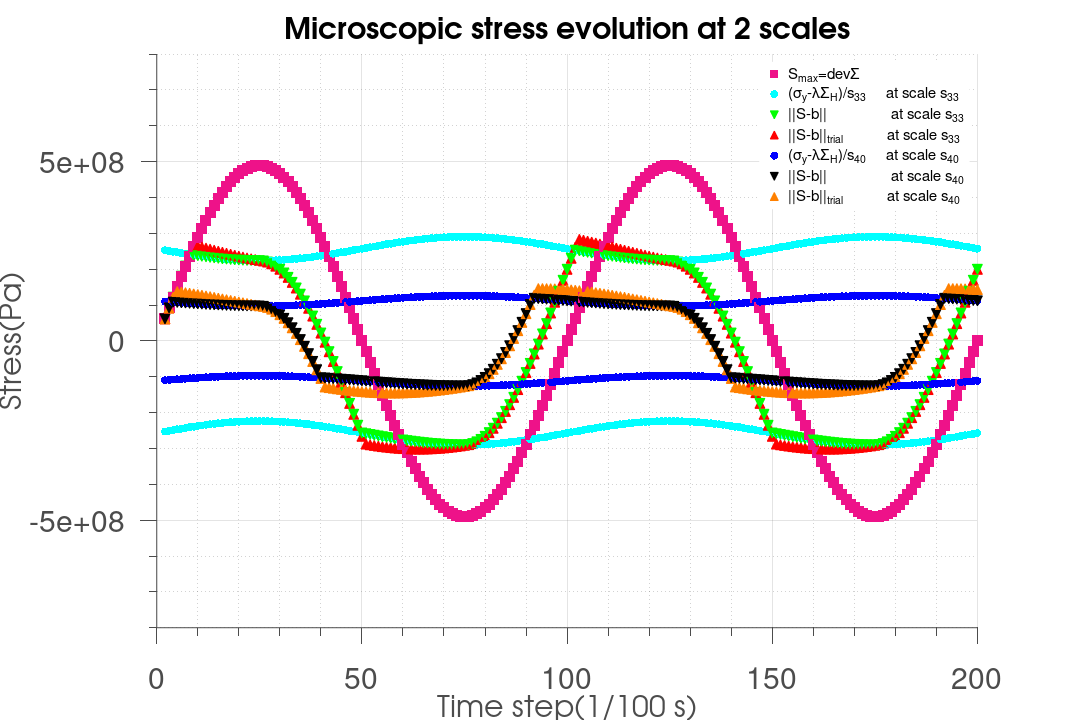

Recreate this plot in MATLAB. (Note: a time limit stopped this script after it produced the figure.)

% Program to get the Gauss-Legendre Quadrature results (Vectorized)
clear;clc;close all;

dbstop if error
format long e

[x]= [0.999305042	0.996340117	0.991013371	0.983336254	0.973326828	0.9610088	0.946411375	0.929569172	0.910522137...
    0.889315446	0.865999398	0.840629296	0.813265315	0.783972359	0.752819907	0.71988185	0.685236313	0.648965471...
    0.611155355	0.571895646	0.531279464	0.489403146	0.446366017	0.402270158	0.357220158	0.311322872	0.264687162...
    0.217423644	0.16964442	0.121462819	0.072993122	0.024350293	-0.024350293	-0.072993122	-0.121462819	-0.16964442...
    -0.217423644	-0.264687162	-0.311322872	-0.357220158	-0.402270158	-0.446366017	-0.489403146	-0.531279464...
    -0.571895646	-0.611155355	-0.648965471	-0.685236313	-0.71988185	-0.752819907	-0.783972359	-0.813265315...
    -0.840629296	-0.865999398	-0.889315446	-0.910522137	-0.929569172	-0.946411375	-0.9610088	-0.973326828...
    -0.983336254	-0.991013371	-0.996340117	-0.999305042];
[weight]=[0.001783281	0.004147033	0.006504458	0.00884676	0.011168139	0.013463048	0.01572603	0.017951716	0.020134823...
    0.022270174	0.024352703	0.02637747	0.028339673	0.030234657	0.032057928	0.033805162	0.035472213	0.037055129	0.038550153...
    0.039953741	0.041262563	0.042473515	0.043583725	0.044590558	0.045491628	0.046284797	0.046968183	0.047540166	0.047999389...
    0.048344762	0.048575467	0.048690957	0.048690957	0.048575467	0.048344762	0.047999389	0.047540166	0.046968183	0.046284797...
    0.045491628	0.044590558	0.043583725	0.042473515	0.041262563	0.039953741	0.038550153	0.037055129	0.035472213	0.033805162...
    0.032057928	0.030234657	0.028339673	0.02637747	0.024352703	0.022270174	0.020134823	0.017951716	0.01572603	0.013463048...
    0.011168139	0.00884676	0.006504458	0.004147033	0.001783281];
% [x]=xlsread('Gauss-Legendre Quadrature','Sheet1','b1:z1');
% [weight]=xlsread('Gauss-Legendre Quadrature','Sheet1','b2:z2');

E=191e9;               %Young's modulus
nu=0.38;                 %poisson's ratio
k=1e9;                  %hardening parameter
b=1.5;                      %weakening scales distribution exponent (between 1 and 2)
a=0.1;
y=1080e6;            %macroscopic yield stress
sigu=1200e6;             %ultimite stress
ff=690e6;              %bending fatigue limit
tt=428e6;                  %torsion fatigue limit

load=6e8;            %cyclic load
loadtensor= [load 0 0;0 0 0;0 0 0];
stepnumber=100;        %devide one cycle in 200 parts
f=50;                            %frequency of load
steptime=1/f/stepnumber;
W0=5e8;             %dissipated energy to failure per unit volume
lam=0.7;               %hydrostatic pressure sensitivity
% m=3e8;                   % mean stress
m=0;                   % mean stress
hydrofix=1/3*(sum(diag(loadtensor))); 
dev=loadtensor-hydrofix*eye(3); %mean stress does not change deviatoric stress!!!!!!!!


%---------------------3 Numerical method-----------------------------
D=1e-16;
n=1;       %initial recording point
%---------------------to get the the first Sb-----------------------------
stress11=m+load*sind(n*360/stepnumber);
hydro=1/3*sum(stress11(1)+0+0);
yield=y-lam*hydro; %macro yield strength considering mean stress effect
dev1=[stress11 0 0 ;0 0 0 ;0 0 0 ]-hydro*eye(3);
dev11=dev1(1,1); dev12=dev1(1,2); dev13=dev1(1,3);
dev21=dev1(2,1); dev22=dev1(2,2); dev23=dev1(2,3);
dev31=dev1(3,1); dev32=dev1(3,2); dev33=dev1(3,3);
Smax=norm(dev1,'fro');
s= (x/2+1/2).^(1/(1-b)); %1*64

trial11=dev11; trial12=dev12; trial13=dev13;
trial21=dev21; trial22=dev22; trial23=dev23;
trial31=dev31; trial32=dev32; trial33=dev33;

normtrial(1)=norm([trial11, trial12, trial13; trial21, trial22, trial23;trial31, trial32, trial33],'fro');

eta=bsxfun(@minus,bsxfun(@times,normtrial(1)/yield,s),1); %compare normtrial with yield/s
eta(eta<0)=0; %only keep normtrials which are larger than yield/s

Sb11=bsxfun(@rdivide,trial11,bsxfun(@plus,eta,1));Sb12=bsxfun(@rdivide,trial12,bsxfun(@plus,eta,1));Sb13=bsxfun(@rdivide,trial13,bsxfun(@plus,eta,1));
Sb21=bsxfun(@rdivide,trial21,bsxfun(@plus,eta,1));Sb22=bsxfun(@rdivide,trial22,bsxfun(@plus,eta,1));Sb23=bsxfun(@rdivide,trial23,bsxfun(@plus,eta,1));
Sb31=bsxfun(@rdivide,trial31,bsxfun(@plus,eta,1));Sb32=bsxfun(@rdivide,trial32,bsxfun(@plus,eta,1));Sb33=bsxfun(@rdivide,trial33,bsxfun(@plus,eta,1));
%1*64 for each Sb element
Sbtensor=[Sb11; Sb12; Sb13; Sb21; Sb22; Sb23;Sb31; Sb32; Sb33];
normSb=sqrt(sum(Sbtensor.^2)); %sum(a) sums all the colume

% existsOnGPU(normSb)
Ws=(bsxfun(@minus,normtrial,bsxfun(@rdivide, yield,s))<=0).*...
    (0)+...
    (bsxfun(@minus,normtrial,bsxfun(@rdivide, yield,s))>0).*...
    ((E-k)*(1+nu)*(2*E*(E+k*nu))^-1*bsxfun(@times,weight,bsxfun(@rdivide,bsxfun(@times,bsxfun(@minus,normtrial,bsxfun(@rdivide, yield,s)),yield),s)));

W= sum(Ws);
sequence=((Smax*yield^-1)*(1-Smax*yield^-1)^-1)^b;
sequence(sequence<0)=0;
alp=1-a*sequence;
D=D+D^alp*W/W0;
%%

tic;
while n<2*stepnumber
    stress11=m+load*sind(n*360/stepnumber);
    hydro=1/3*sum(stress11+0+0);
    
    dev1=[stress11 0 0 ;0 0 0 ;0 0 0 ]-hydro*eye(3);
    dev11=dev1(1,1); dev12=dev1(1,2); dev13=dev1(1,3);
    dev21=dev1(2,1); dev22=dev1(2,2); dev23=dev1(2,3);
    dev31=dev1(3,1); dev32=dev1(3,2); dev33=dev1(3,3);
    
    stress11=m+load*sind((n+1)*360/stepnumber);
    hydro=1/3*sum(stress11+0+0);
	yield=y-lam*hydro;
    devn=[stress11 0 0;0 0 0;0 0 0]-hydro*eye(3);
    dev11g=devn(1,1); dev12g=devn(1,2); dev13g=devn(1,3);
    dev21g=devn(2,1); dev22g=devn(2,2); dev23g=devn(2,3);
    dev31g=devn(3,1); dev32g=devn(3,2); dev33g=devn(3,3);
    Smax=norm(devn,'fro');
    
    trial11=bsxfun(@plus,Sb11,(dev11g-dev11)); trial12=bsxfun(@plus,Sb12,(dev12g-dev12));trial13=bsxfun(@plus,Sb13,(dev13g-dev13));
    trial21=bsxfun(@plus,Sb21,(dev21g-dev21)); trial22=bsxfun(@plus,Sb22,(dev22g-dev22));trial23=bsxfun(@plus,Sb23,(dev23g-dev23));
    trial31=bsxfun(@plus,Sb31,(dev31g-dev31)); trial32=bsxfun(@plus,Sb32,(dev32g-dev32));trial33=bsxfun(@plus,Sb33,(dev33g-dev33));
    trialtensor=[trial11; trial12; trial13; trial21; trial22; trial23;trial31; trial32; trial33];
    normtrial=sqrt(sum(trialtensor.^2));

    eta=bsxfun(@minus,bsxfun(@times,normtrial/yield,s),1); %1*64
    eta(eta<0)=0;
    
    Sb11=bsxfun(@rdivide,trial11,bsxfun(@plus,eta,1));Sb12=bsxfun(@rdivide,trial12,bsxfun(@plus,eta,1));Sb13=bsxfun(@rdivide,trial13,bsxfun(@plus,eta,1));
    Sb21=bsxfun(@rdivide,trial21,bsxfun(@plus,eta,1));Sb22=bsxfun(@rdivide,trial22,bsxfun(@plus,eta,1));Sb23=bsxfun(@rdivide,trial23,bsxfun(@plus,eta,1));
    Sb31=bsxfun(@rdivide,trial31,bsxfun(@plus,eta,1));Sb32=bsxfun(@rdivide,trial32,bsxfun(@plus,eta,1));Sb33=bsxfun(@rdivide,trial33,bsxfun(@plus,eta,1));
    %1*64 for each Sb element
    Sbtensor=[Sb11; Sb12; Sb13; Sb21; Sb22; Sb23;Sb31; Sb32; Sb33];
    normSb=sqrt(sum(Sbtensor.^2)); %sum(a) sums all the colume
    
    Ws=(bsxfun(@minus,normtrial,bsxfun(@rdivide, yield,s))<=0).*...
        (0)+...
        (bsxfun(@minus,normtrial,bsxfun(@rdivide, yield,s))>0).*...
        ((E-k)*(1+nu)*(2*E*(E+k*nu))^-1*bsxfun(@times,weight,bsxfun(@rdivide,bsxfun(@times,bsxfun(@minus,normtrial,bsxfun(@rdivide, yield,s)),yield),s)));
    
    W= sum(Ws);
sequence=((Smax*yield^-1)*(1-Smax*yield^-1)^-1)^b;
sequence(sequence<0)=0;
alp=1-a*sequence;
D=D+D^alp*W/W0;
    
        figure(2);
            hold on;
            yield1=plot (n+1,yield*s(33).^-1, 'LineStyle', 'none','LineWidth', 1, 'Marker', 'o', 'MarkerSize', 8, ...
                'MarkerEdgeColor',  'none', 'MarkerFaceColor' , 'c');
            yield1n= plot (n+1,-yield*s(33).^-1, 'LineStyle', 'none','LineWidth', 1, 'Marker', 'o', 'MarkerSize', 8, ...
                'MarkerEdgeColor',  'none', 'MarkerFaceColor' , 'c');
            Trial1=plot (n+1,sign(trial11(33))*normtrial(33),'LineStyle', 'none','LineWidth', 1,'Marker', '^', 'MarkerSize', 10, ...
                'MarkerEdgeColor','r', 'MarkerFaceColor','r');
            Sb1=plot (n+1,sign(Sb11(33))*normSb(33),'LineStyle', 'none','LineWidth', 1,'Marker', 'v', 'MarkerSize', 10, ...
                'MarkerEdgeColor','g', 'MarkerFaceColor','g');
            dev=plot (n+1,sign(stress11)*Smax,'LineStyle', 'none','LineWidth', 1,'Marker', 's', 'MarkerSize', 11, ...
                    'MarkerEdgeColor','none', 'MarkerFaceColor',[238 18 137]/255);
            yield8=plot (n+1,yield*s(40).^-1,'LineStyle', 'none','LineWidth', 1,'Marker', 'o', 'MarkerSize', 8, ...
                'MarkerEdgeColor', 'none', 'MarkerFaceColor', 'b');
            yield8n=plot (n+1,-yield*s(40).^-1,'LineStyle', 'none','LineWidth', 1,'Marker', 'o', 'MarkerSize', 8, ...
                'MarkerEdgeColor', 'none', 'MarkerFaceColor', 'b');
            Trial8=plot (n+1,sign(trial11(40))*normtrial(40),'LineStyle', 'none','LineWidth', 1,'Marker', '^', 'MarkerSize', 10, ...
                'MarkerEdgeColor', [1 0.5 0], 'MarkerFaceColor',[1 0.5 0]);
            Sb8=plot (n+1,sign(Sb11(40))*normSb(40),'LineStyle', 'none','LineWidth', 1,'Marker', 'v', 'MarkerSize', 10, ...
                'MarkerEdgeColor','k', 'MarkerFaceColor','k');
    
    n=n+1;
end
toc;
n
t=n/stepnumber*1/f;
disp(['Time to failure is ' num2str(t) ' s.']);
Nf=n*stepnumber^-1;
disp(['Cycles to failure is ' num2str(Nf) ' cycles.']);



% %---------------------in loop 2 scales plot settings-----------------------------
figure(2);
grid on;
grid minor;
axis([0 n -8e8 8e8]);
set(gca ,'FontSize',30);
hXLabel = xlabel('Time step(1/100 s)' ,'Fontsize' ,30);
hYLabel = ylabel('Stress(Pa)', 'Fontsize' ,30);
hTitle = title('Microscopic stress evolution at 2 scales' ,'Fontsize' ,30);
set(hTitle, 'FontSize', 30, 'FontWeight' , 'bold')
hLegend=legend([dev,yield1,Sb1,Trial1,yield8,Sb8,Trial8],'S_{max}=dev\Sigma','(\sigma_y-\lambda\Sigma_H)/s_{33}     at scale s_{33}','||S-b||                at scale s_{33}',...
    '||S-b||_{trial}           at scale s_{33}', '(\sigma_y-\lambda\Sigma_H)/s_{40}     at scale s_{40}',...
    '||S-b||                at scale s_{40}','||S-b||_{trial}           at scale s_{40}','Location','northeast');
set(hLegend, 'FontSize', 15)
set(hLegend,'Box','on');
set(hLegend,'EdgeColor',[1 1 1]); %set the edge colour of the legend to white
% Adjust font
set(gca, 'FontName', 'Helvetica')
set([hTitle, hXLabel, hYLabel], 'FontName', 'AvantGarde')
% Adjust axes properties
set(gca, 'Box', 'off', 'TickDir', 'out', 'TickLength', [.02 .02], ...
    'XMinorTick', 'on', 'YMinorTick', 'on', 'YGrid', 'on', ...
    'XColor', [.3 .3 .3], 'YColor', [.3 .3 .3], ...
    'LineWidth', 1)
set(gcf,'color','w'); %set figure background transparent
set(gca,'color','w'); %set axis transparent
% Maximize print figure
set(gcf,'outerposition',get(0,'screensize'));
set(gcf, 'PaperPositionMode', 'manual');
set(gcf, 'PaperUnits', 'points'); %[ {inches} | centimeters | normalized | points ]
set(gcf, 'PaperPosition', [0 0 1080 720]); %set(gcf,'PaperPosition',[left,bottom,width,height])
%saveas(gcf,'F:\Git\Anew\figures\trialsin_m.png');
%  saveas(gcf,'F:\Git\Anew\figures\trialsin_0.png');
%
sp=actxserver('SAPI.SpVoice');
sp.Speak('Fuck that I finished all this shit finally');
